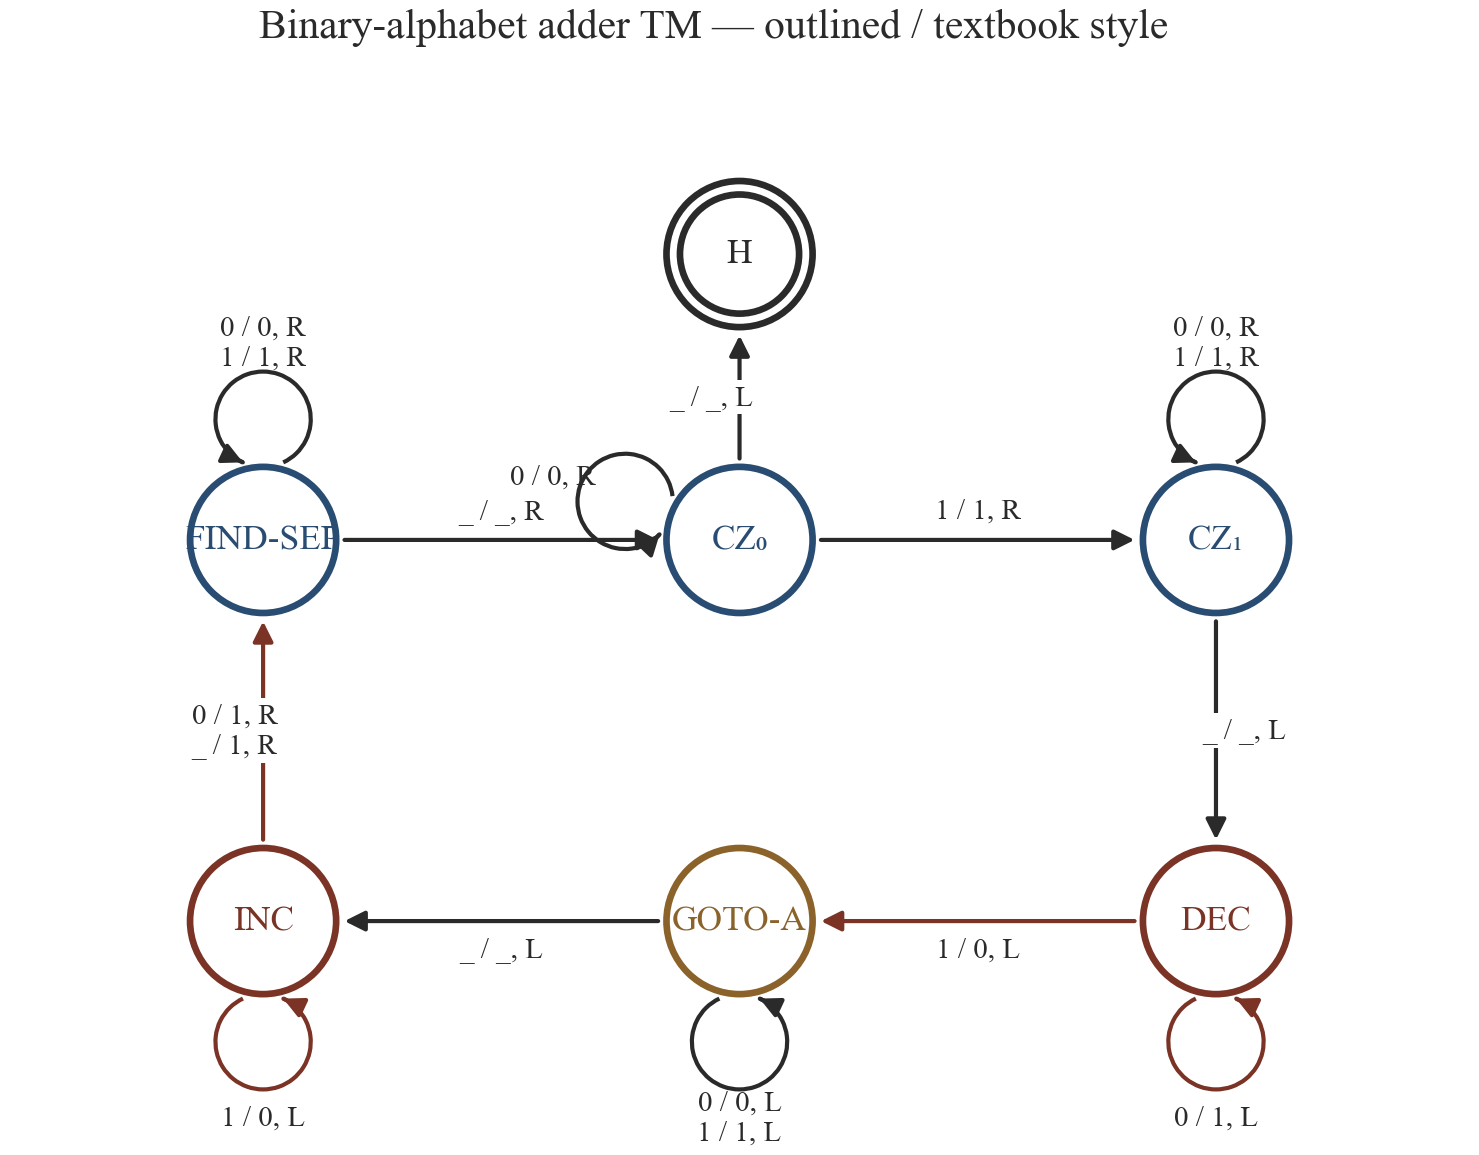

Python code for this plot:
"""
v3 — outlined nodes, double-ring halt.

Same rectangular layout as v1 but in textbook-automaton style: white-fill
nodes with thick coloured borders, halt state H drawn as a double ring
(the standard accept-state convention).
"""

from __future__ import annotations

import sys
from pathlib import Path

import matplotlib.pyplot as plt

sys.path.insert(0, str(Path(__file__).resolve().parents[1]))
from style import COLORS, apply_style  # noqa: E402

from _common import (  # noqa: E402
    PHASE_DARK, PHASE_OF,
    PRETTY, TRANSITIONS, draw_edge, draw_node, draw_self_loop, is_writing,
    save, split_edges,
)

apply_style()

NODE_R = 0.46

POSITIONS = {
    'FIND_SEP': (0.0, 2.4),
    'CZ0':      (3.0, 2.4),
    'CZ1':      (6.0, 2.4),
    'DEC':      (6.0, 0.0),
    'GOTO_A':   (3.0, 0.0),
    'INC':      (0.0, 0.0),
    'H':        (3.0, 4.2),
}

LOOP_DIR = {
    'FIND_SEP': ( 0.0,  1.0),
    'CZ0':      (-0.95, 0.32),
    'CZ1':      ( 0.0,  1.0),
    'DEC':      ( 0.0, -1.0),
    'GOTO_A':   ( 0.0, -1.0),
    'INC':      ( 0.0, -1.0),
}


def edge_color_for(labels):
    return COLORS['red_dark'] if any(is_writing(r, w) for r, w, _ in labels) else COLORS['text']


def main():
    fig, ax = plt.subplots(figsize=(7.0, 4.4))
    cross, loops = split_edges(TRANSITIONS)

    for (src, dst), labels in cross.items():
        draw_edge(ax, POSITIONS[src], POSITIONS[dst], labels,
                  r_src=NODE_R, r_dst=NODE_R, edge_color=edge_color_for(labels),
                  edge_lw=1.0)

    for s, labels in loops.items():
        draw_self_loop(ax, POSITIONS[s], LOOP_DIR[s], labels,
                       node_radius=NODE_R, edge_color=edge_color_for(labels),
                       edge_lw=1.0)

    for name, pos in POSITIONS.items():
        ph = PHASE_OF[name]
        draw_node(
            ax, pos, PRETTY[name], radius=NODE_R,
            face=COLORS['bg'], edge_color=PHASE_DARK[ph], edge_lw=1.6,
            text_color=PHASE_DARK[ph], text_size=8.5,
            double_ring=(name == 'H'),
        )

    ax.set_xlim(-1.6, 7.6)
    ax.set_ylim(-1.4, 5.0)
    ax.set_aspect('equal')
    ax.set_axis_off()
    fig.suptitle('Binary-alphabet adder TM — outlined / textbook style',
                 fontsize=10, color=COLORS['text'], y=0.97)

    save(fig, Path(__file__).with_suffix(''))


if __name__ == '__main__':
    main()
